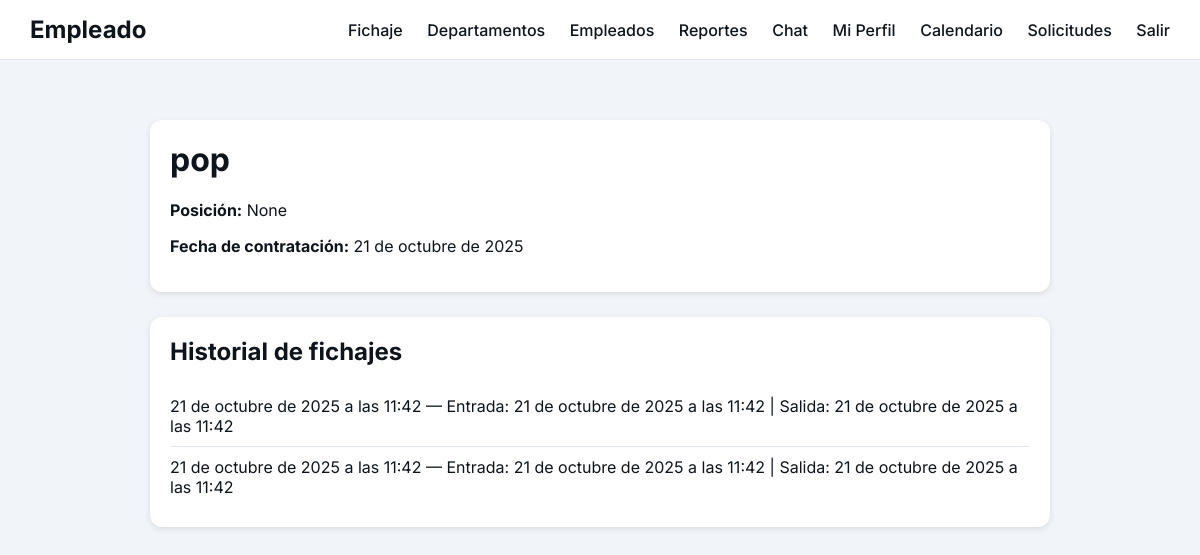
Screenshot of /empleados/3/ (signed in) with the database file from the repository.
### empleados/models.py (models this page shows, shortened)
class Empleado(models.Model):
    ROLE_CHOICES = (
    ('empleado', 'Empleado'),
    ('manager', 'Manager'),
    ('admin', 'Administrador'),
    )
    user=models.OneToOneField(User, on_delete=models.CASCADE)
    telefono = models.CharField(max_length=20, blank=True, null=True)
    direccion = models.CharField(max_length=255, blank=True, null=True)
    fecha_ingreso = models.DateField(blank=True, null=True)
    posicion = models.ForeignKey(Posicion, on_delete=models.SET_NULL, null=True, blank=True)
    fecha_contratacion = models.DateField(auto_now_add=True)
    foto = models.ImageField(upload_to='fotos_empleados/', blank=True, null=True)
    activo = models.BooleanField(default=True)
    role = models.CharField(max_length=20, choices=ROLE_CHOICES, default='empleado')

class Fichaje(models.Model):
    empleado = models.ForeignKey(Empleado, on_delete=models.CASCADE, related_name='fichajes')
    hora_entrada = models.DateTimeField(null=True, blank=True)
    hora_salida = models.DateTimeField(null=True, blank=True)
    fecha = models.DateTimeField(auto_now_add=True)
    class Meta:
        ordering = ['-fecha', '-hora_entrada']

### empleados/views.py (the view)
# urls.py: path('empleados/<int:empleado_id>/', views.empleado_detail, name='empleado_detail'),
@login_required
def empleado_detail(request, empleado_id):
    empleado = get_object_or_404(Empleado, pk=empleado_id)
    fichajes = empleado.fichajes.all()[:20]
    return render(request, 'empleados/empleado_detail.html', {'empleado': empleado, 'fichajes': fichajes})

### templates/empleados/empleado_detail.html (shortened to what this page needs)
{% load static %}
<!DOCTYPE html>
<html lang="es">
<head>
    <link rel="stylesheet" href="{% static 'empleados/css/empleados.css' %}">
</head>
<body>
<header>
    <div class="logo">Empleado</div>
    <nav>
        <a href="/fichar/">Fichaje</a>
        <a href="/departamentos/">Departamentos</a>
        <a href="/empleados/">Empleados</a>
        <a href="/reportes/">Reportes</a>
        <a href="/chat/">Chat</a>
        <a href="{% url 'perfil' %}">Mi Perfil</a>
        <a href="/calendario/">Calendario</a>
        <a href="/solicitudes/">Solicitudes</a>
        <a href="/">Salir</a>
    </nav>
</header>
<div class="container">
    <div class="empleado-box">
        <h1>{{ empleado.user.get_full_name|default:empleado.user.username }}</h1>
        <p><strong>Posición:</strong> {{ empleado.posicion }}</p>
        <p><strong>Fecha de contratación:</strong> {{ empleado.fecha_contratacion }}</p>
    </div>
    <div class="fichajes-box">
        <h2>Historial de fichajes</h2>
        <ul class="fichajes">
            {% for f in fichajes %}
                <li>{{ f.fecha }} — Entrada: {{ f.hora_entrada }} | Salida: {{ f.hora_salida|default:"-" }}</li>
            {% empty %}
                <li>No hay fichajes registrados.</li>
            {% endfor %}
        </ul>
    </div>
</div>
</body>
</html>

### empleados/static/empleados/css/empleados.css (style rules this page uses)
body { font-family: 'Inter', sans-serif; background-color: #f1f5f9; margin: 0; padding: 0; color: #0d141b; }
header { display: flex; justify-content: space-between; align-items: center; background-color: #fff; padding: 15px 30px; border-bottom: 1px solid #e2e8f0; position: sticky; top: 0; z-index: 100; }
header .logo { font-weight: 700; font-size: 1.5rem; color: #0d141b; }
header nav a { margin-left: 20px; text-decoration: none; color: #0d141b; font-weight: 500; }
.container { max-width: 900px; margin: 40px auto; padding: 20px; }
.empleado-box, .fichajes-box { background-color: #fff; padding: 20px; border-radius: 12px; box-shadow: 0 2px 6px rgba(0,0,0,0.1); margin-bottom: 25px; }
h1, h2 { margin-top: 0; color: #0d141b; }
.fichajes { list-style: none; padding: 0; margin: 0; }
.fichajes li { padding: 10px 0; border-bottom: 1px solid #e2e8f0; }
.fichajes li:last-child { border-bottom: none; }

### rows the page displays
Empleado: user.get_full_name "pop", posicion "None", fecha_contratacion "21 de octubre de 2025"
Fichaje: fecha "21 de octubre de 2025 a las 11:42", hora_entrada "21 de octubre de 2025 a las 11:42", hora_salida "21 de octubre de 2025 a las 11:42"
Fichaje: fecha "21 de octubre de 2025 a las 11:42", hora_entrada "21 de octubre de 2025 a las 11:42", hora_salida "21 de octubre de 2025 a las 11:42"
